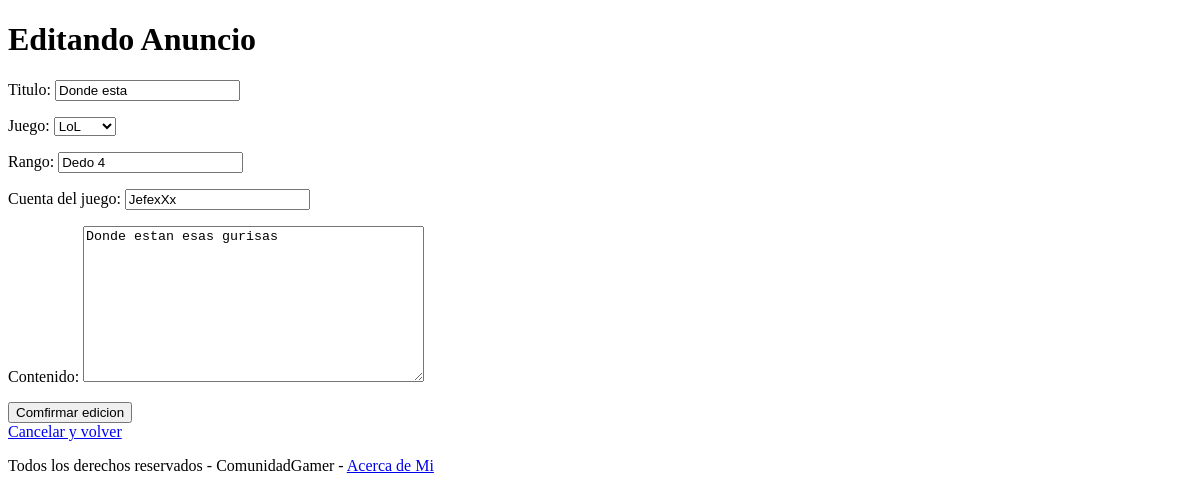
Before: /post/editar-anuncio/3/ with the older database file.
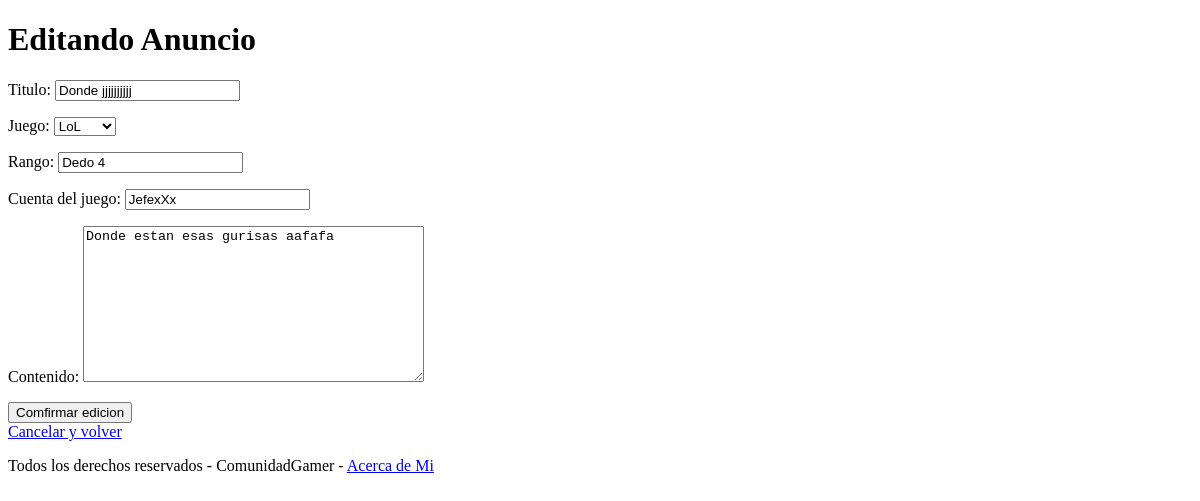
After: the same page with the newer database file.
### apps/post/models.py (models this page shows, shortened)
class Post(models.Model):
    titulo = models.CharField(max_length=50, blank=False)
    juego = models.ForeignKey('post.NombreJuego', null=False, on_delete=models.CASCADE)
    rango = models.CharField(max_length=15, null=True)
    cuenta_del_juego = models.CharField(max_length=50, blank=False, default='Ingrese su usuario del juego')
    contenido = models.TextField(max_length=200, default='Detalles sobre su peticion')
    fecha_de_publicacion = (models.DateTimeField(auto_now_add=True))

### apps/post/views.py (the view)
# urls.py: path('editar-anuncio/<int:pk>/', views.AnuncioEditar.as_view(), name='editar-anuncio'),
class AnuncioEditar(UpdateView):
    model = models.Post
    form_class = forms.PostForm
    template_name = "post/editar-anuncio.html"
    success_url = reverse_lazy("post:lista-anuncios")

### apps/post/forms.py
class PostForm(forms.ModelForm):
    class Meta:
        model = models.Post
        fields = '__all__'

### apps/post/models.py (called while the page is built)
    def __str__(self):
        return self.nombre

### apps/post/templates/post/editar-anuncio.html (shortened to what this page needs)
{% extends 'post/index.html' %}
{% block contenido %}
    <h1>Editando Anuncio</h1>
    <form method="post">
        {{ form.as_p }}
        <button type="submit">Comfirmar edicion</button>
    </form>
    <a href="{% url 'post:index' %}">Cancelar y volver</a>
{% endblock contenido %}

Changed rows visible on the page:
changed Post "LoL": titulo "Donde esta" → "Donde jjjjjjjjjj"; contenido "Donde estan esas gurisas" → "Donde estan esas gurisas aafafa"
